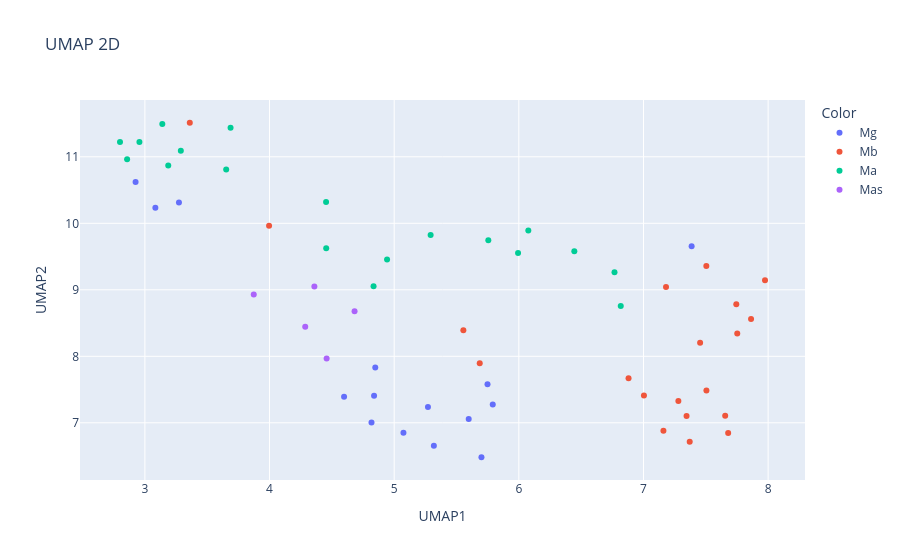

The notebook cell saved with this chart:
### Code cell
df = pd.DataFrame({
    'UMAP1': X_umap[:, 0],
    'UMAP2': X_umap[:, 1], 
    'Color': subtypes,
    'bioIDs': bioIDs
})
fig = px.scatter(
    df, 
    x='UMAP1', y='UMAP2', 
    color='Color', 
    title='UMAP 2D',
    hover_name='bioIDs'
    )

fig.show()

### Figure 1 — Plotly figure (JSON) as saved in the notebook; plotly's stock layout.template omitted (floating-point values rounded to 4 significant figures)
{"data": [{"hovertemplate": "<b>%{hovertext}</b><br><br>Color=Mg<br>UMAP1=%{x}<br>UMAP2=%{y}<extra></extra>", "hovertext": ["AGL38", "AGL86", "AGL96", "AGL35", "AGL34", "AGL87", "AGL46", "AGL92", "AGL48", "AGL80", "AGL36", "AGL90", "AGL95", "AGL37", "AGL45"], "legendgroup": "Mg", "marker": {"color": "#636efa", "symbol": "circle"}, "mode": "markers", "name": "Mg", "orientation": "v", "showlegend": true, "type": "scatter", "x": [4.848, 5.318, 3.273, 3.084, 5.791, 2.925, 4.818, 5.7, 5.749, 5.074, 5.598, 5.271, 7.386, 4.598, 4.839], "xaxis": "x", "y": [7.833, 6.655, 10.31, 10.23, 7.275, 10.62, 7.004, 6.482, 7.58, 6.849, 7.057, 7.238, 9.654, 7.391, 7.406], "yaxis": "y"}, {"hovertemplate": "<b>%{hovertext}</b><br><br>Color=Mb<br>UMAP1=%{x}<br>UMAP2=%{y}<extra></extra>", "hovertext": ["AGL89", "AGL103", "AGL78", "AGL49", "AGL54", "AGL50", "AGL47", "AGL26", "AGL98", "AGL51", "AGL75", "AGL82", "AGL81", "AGL76", "AGL77", "AGL93", "AGL52", "AGL53", "AGL101", "AGL43"], "legendgroup": "Mb", "marker": {"color": "#EF553B", "symbol": "circle"}, "mode": "markers", "name": "Mb", "orientation": "v", "showlegend": true, "type": "scatter", "x": [7.745, 7.004, 7.505, 7.181, 7.975, 7.504, 5.555, 3.996, 7.346, 7.863, 7.679, 5.686, 7.28, 7.16, 7.371, 7.752, 7.655, 7.454, 3.36, 6.88], "xaxis": "x", "y": [8.784, 7.412, 7.486, 9.043, 9.142, 9.359, 8.392, 9.965, 7.101, 8.559, 6.847, 7.896, 7.329, 6.879, 6.715, 8.343, 7.108, 8.205, 11.51, 7.669], "yaxis": "y"}, {"hovertemplate": "<b>%{hovertext}</b><br><br>Color=Ma<br>UMAP1=%{x}<br>UMAP2=%{y}<extra></extra>", "hovertext": ["AGL74", "AGL83", "AGL73", "AGL29", "AGL85", "AGL64", "AGL102", "AGL58", "AGL99", "AGL55", "AGL60", "AGL59", "AGL97", "AGL57", "AGL100", "AGL84", "AGL56", "AGL39", "AGL91"], "legendgroup": "Ma", "marker": {"color": "#00cc96", "symbol": "circle"}, "mode": "markers", "name": "Ma", "orientation": "v", "showlegend": true, "type": "scatter", "x": [6.767, 5.292, 6.076, 3.187, 3.14, 2.956, 3.687, 3.288, 6.445, 4.455, 4.835, 3.652, 5.994, 2.857, 4.454, 5.755, 4.943, 6.818, 2.8], "xaxis": "x", "y": [9.262, 9.825, 9.893, 10.87, 11.49, 11.22, 11.44, 11.09, 9.58, 9.623, 9.054, 10.81, 9.554, 10.96, 10.32, 9.746, 9.454, 8.755, 11.22], "yaxis": "y"}, {"hovertemplate": "<b>%{hovertext}</b><br><br>Color=Mas<br>UMAP1=%{x}<br>UMAP2=%{y}<extra></extra>", "hovertext": ["AGL28", "AGL23", "AGL40", "AGL62", "AGL61"], "legendgroup": "Mas", "marker": {"color": "#ab63fa", "symbol": "circle"}, "mode": "markers", "name": "Mas", "orientation": "v", "showlegend": true, "type": "scatter", "x": [4.682, 3.873, 4.286, 4.458, 4.36], "xaxis": "x", "y": [8.678, 8.928, 8.444, 7.968, 9.051], "yaxis": "y"}], "layout": {"legend": {"title": {"text": "Color"}, "tracegroupgap": 0}, "title": {"text": "UMAP 2D"}, "xaxis": {"anchor": "y", "domain": [0, 1], "title": {"text": "UMAP1"}}, "yaxis": {"anchor": "x", "domain": [0, 1], "title": {"text": "UMAP2"}}}}
